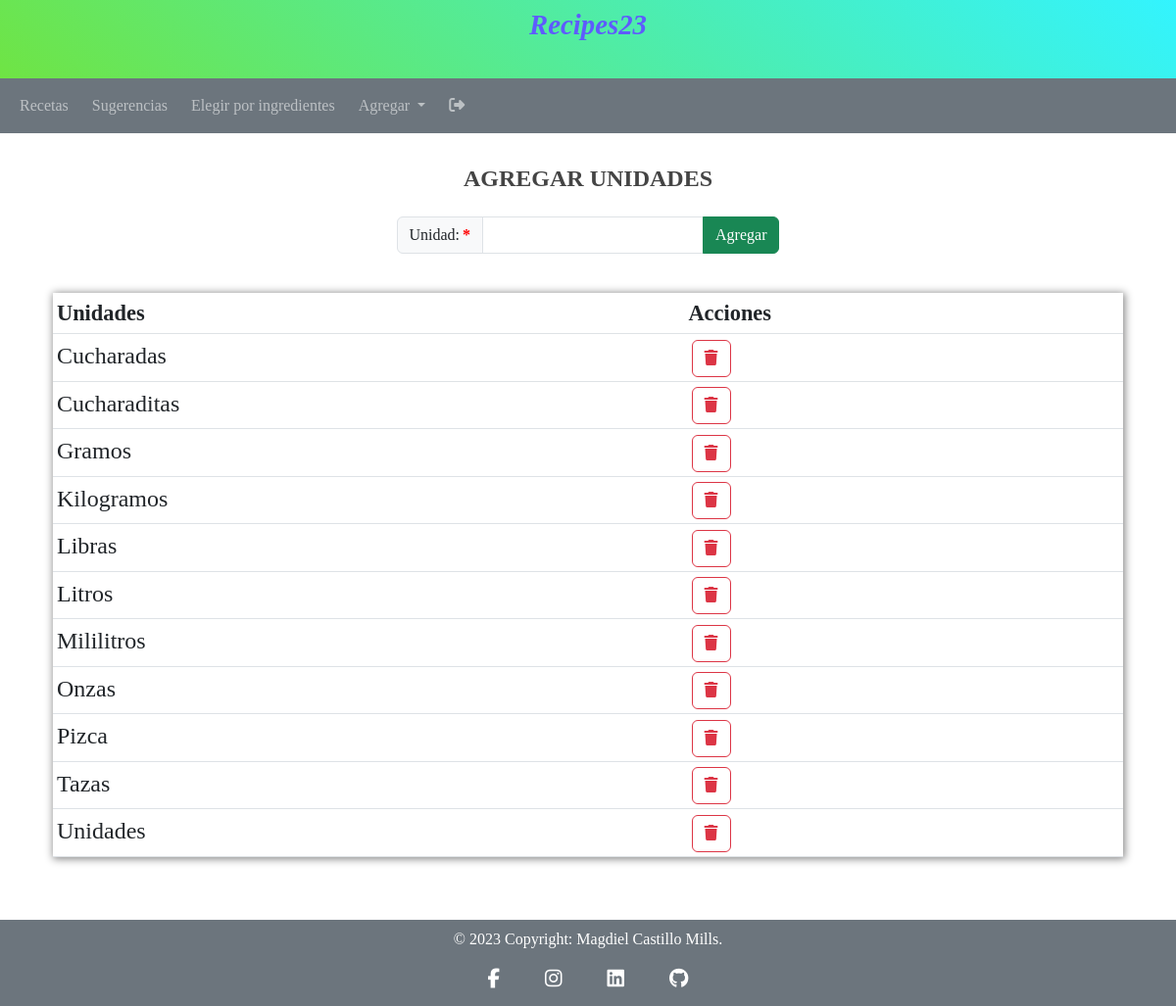
Page /views/add-units.php (signed in) on the earlier database version.
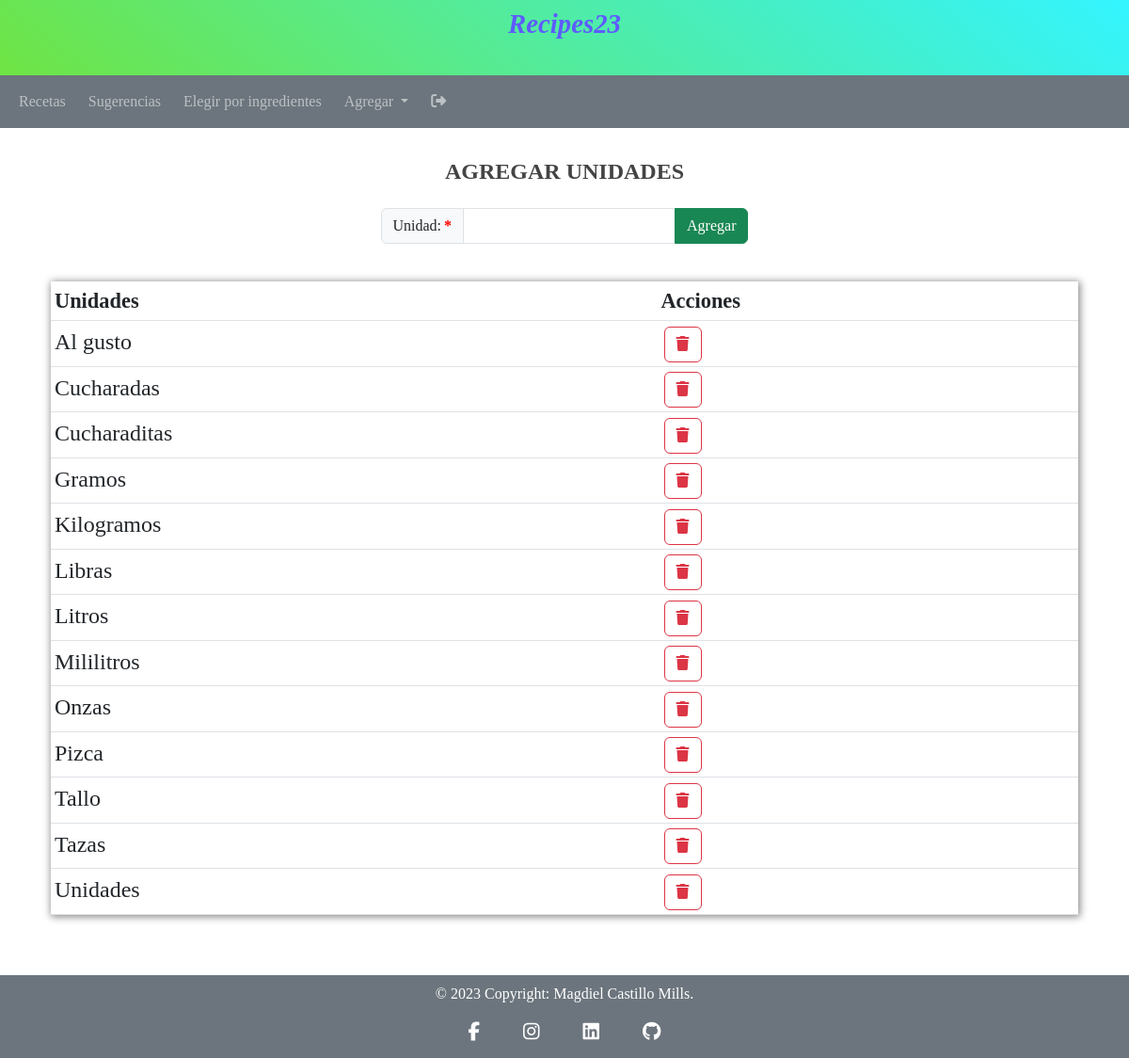
Same page on the later database version.
### tables this page shows
CREATE TABLE `units` (
  `unitid` int NOT NULL AUTO_INCREMENT,
  `unit` varchar(20) NOT NULL,
  PRIMARY KEY (`unitid`),
  UNIQUE KEY `unit` (`unit`)
);

### views/add-units.php (the view, shortened to what this page needs)
<?php
require_once ("../config/db_Connection.php");
require_once ("../modules/head.php");
?>
<?php
require_once ("../modules/nav.php");
?>
<main class="container p-4">
    <div class="row mt-2 text-center justify-content-center">
    <h3>AGREGAR UNIDADES</h3>
        <form class="mt-3 col-auto" method="POST" action="../actions/create.php" autocomplete="on" onsubmit="return validation('add_units', /[a-zA-Z\t\h]+|(^$)/)">
            <div class="input-group mb-3">
                <label class="input-group-text is-required" for="add_units">Unidad: </label>
                <input class="form-control" type="text" id="add_units" name="add_units"  pattern="[a-zA-Z áéíóúÁÉÍÓÚñÑ]+" minlength="2" maxlength="50" autofocus required>
                <input  class="btn btn-success" type="submit" value="Agregar">
            </div>
        </form>
    </div>
    <div>
        <table class="table table-sm mt-4">
            <thead>
                <tr class="bg-primary">
                    <th>Unidades</th>
                    <th>Acciones</th>
                </tr>
            </thead>
            <tbody>
                <?php
                    $sql = "SELECT unit FROM units ORDER BY unit;";
                    $result = $conn -> query($sql);
                    if($result -> num_rows > 0){
                        while($row = $result -> fetch_assoc()){
                            $html = "<tr>";
                            $html .= "<td>" . ucfirst($row['unit']) . "</td>";
                            $html .= "<td>";
                            $html .= "<a href='../actions/delete.php?unitname=" . $row['unit'] . "' " . "class='btn btn-outline-danger' title='Eliminar'><i class='fa-solid fa-trash'></i></a>";
                            $html .= "</td>";
                            $html .= "</tr>";
                            echo $html;
                        }
                    }
                ?>
            </tbody>
        </table>
    </div>
</main>
<?php
require_once ("../modules/footer.php");
?>

### modules/head.php (shortened to what this page needs)
<!DOCTYPE html>
<html lang="es" data-lt-installed="true">
<head>
    <link href="https://cdn.jsdelivr.net/npm/bootstrap@5.3.0-alpha1/dist/css/bootstrap.min.css" rel="stylesheet">
    <link rel="stylesheet" href="/Cookt/css/styles.css">
</head>
<body>

### modules/nav.php (shortened to what this page needs)
<header>
    <div class="banner text-center py-1">
        <a href="/Cookt/index.php">Recipes23</a>
    </div>
    <nav class="navbar navbar-expand-md navbar-dark bg-secondary px-2">
        <div class="collapse navbar-collapse" id="navbarNavDropdown">
            <ul class="navbar-nav">
            <li class="nav-item px-1">
                <a class="nav-link" href="/Cookt/index.php">Recetas</a>
            </li>
            <li class="nav-item px-1">
                <a class="nav-link" href="/Cookt/views/random-recipe.php">Sugerencias</a>
            </li>
            <li class="nav-item px-1">
                <a class="nav-link" href="/Cookt/views/custom-recipe.php">Elegir por ingredientes</a>
            </li>
            <li class="nav-item dropdown px-1" <?php if($_SESSION['type'] == 'Viewer') { echo "style = 'display : none;'";}?>>
                <a class="nav-link dropdown-toggle" href="#" id="navbarDropdownMenuLink" data-toggle="dropdown" aria-haspopup="true" aria-expanded="false">
                Agregar
                </a>
            </li>
            <li class="nav-item px-1">
                <a class="nav-link" href="/Cookt/user-handler/logout.php" title="Salir"> <i class="fa-solid fa-right-from-bracket"></i></a>
            </li>
            </ul>
        </div>
    </nav>
</header>

### modules/footer.php (shortened to what this page needs)
<footer class="text-center bg-secondary p-2 mt-4">
    <div class="text-white">
        © <?php echo date('Y'); ?> Copyright:
        <h6 class="text-white d-inline">Magdiel Castillo Mills.</h6>
    </div>
    <div>
        <a
        class="btn btn-link btn-floating btn-lg m-1 text-white"
        href="https://www.facebook.com/magdiel.castillo.94"
        target="_blank"
        role="button"
        data-mdb-ripple-color="white"
        ><i class="fab fa-facebook-f"></i
        ></a>
        <a
        class="btn btn-link btn-floating btn-lg m-1 text-white"
        href="https://www.instagram.com/magdielcastillomills/?igshid=ZDdkNTZiNTM%3D"
        target="_blank"
        role="button"
        data-mdb-ripple-color="white"
        ><i class="fab fa-instagram"></i
        ></a>
        <a
        class="btn btn-link btn-floating btn-lg text-white m-1"
        href="https://www.linkedin.com/in/magdiel-de-jes%C3%BAs-castillo-mills-5a239b204"
        target="_blank"
        role="button"
        data-mdb-ripple-color="white"
        ><i class="fab fa-linkedin"></i
        ></a>
        <a
        class="btn btn-link btn-floating btn-lg text-white m-1"
        href="https://github.com/Magdiel1990"
        target="_blank"
        role="button"
        data-mdb-ripple-color="white"
        ><i class="fab fa-github"></i
        ></a>
    </div>
</footer>
</body>
</html>

### css/styles.css (style rules this page uses)
* { font-family:'Times New Roman', Times, serif; }
main { min-height: calc(100vh - 12rem); }
footer { height: 5.5rem; }
h3 { font-size: 1.5rem; color: #444; font-weight: bold; }
.nav-item { font-size: 1rem; }
.btn-outline-danger { margin-left: 0.2rem; }
table { box-shadow: 1px 1px 8px 1px #888; }
thead { background-color:#444444; }
thead tr { font-weight: bold; font-size: 1.4rem; color:#ffffff; }
tbody { background-color:rgb(255, 246, 234); }
table td a { text-decoration:none; color: rgb(22, 182, 4); }
table td, p, ul li, ol li, li a { font-size: 1.5rem; color: rgb(22, 182, 4); text-decoration: none; }
label, select, input, option { font-size: 1.2rem; }
.banner { background: rgb(75,221,21); background: linear-gradient(39deg, rgba(75,221,21,0.8) 0%, rgba(0,241,255,0.8) 100%); height: 10vh; font-size: 1.8rem; font-weight: bold; font-style: italic; }
.banner a { text-decoration: none; color: rgb(94, 91, 254); }
.is-required:after { content: '*'; margin-left: 3px; color: red; font-weight: bold; }

Differences in the rows shown:
added units: unit "Al gusto"
added units: unit "Tallo"
